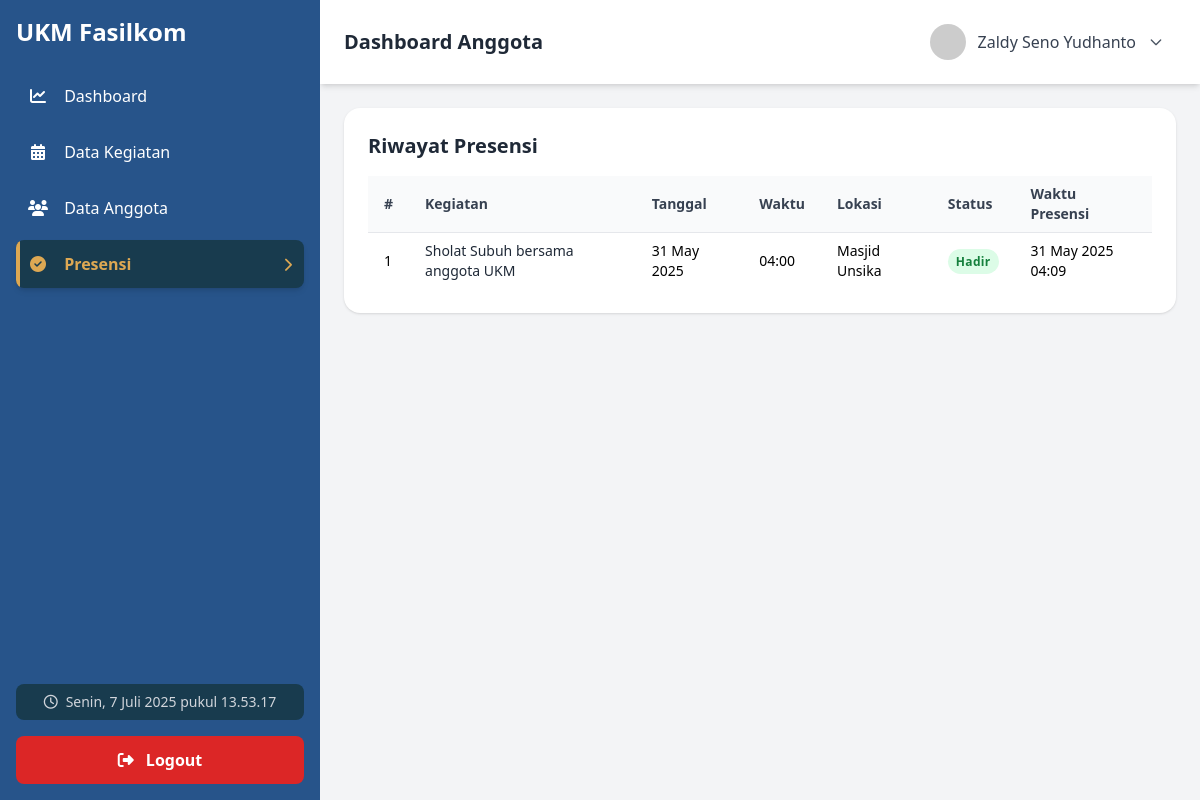
Page /Anggota/presensi/data-presensi.php (signed in) on the committed database.
### tables this page shows
CREATE TABLE `pendaftaran` (
  `id_pendaftaran` int(11) NOT NULL,
  `id_user` int(11) NOT NULL,
  `nama` varchar(100) NOT NULL,
  `npm` varchar(20) NOT NULL,
  `email` varchar(100) NOT NULL,
  `prodi` varchar(100) NOT NULL,
  `angkatan` year(4) NOT NULL,
  `jabatan` varchar(50) DEFAULT 'Anggota',
  `bio` text DEFAULT NULL,
  `tanggal_daftar` datetime DEFAULT current_timestamp(),
  `status` enum('pending','diterima','ditolak') DEFAULT 'pending',
  `bukti_npm` varchar(255) DEFAULT NULL
);

CREATE TABLE `presensi` (
  `id_presensi` int(11) NOT NULL,
  `id_kegiatan` int(11) NOT NULL,
  `id_anggota` int(11) NOT NULL,
  `presensi` enum('Hadir','Izin','Tidak Hadir') DEFAULT NULL,
  `waktu_presensi` datetime DEFAULT NULL
);

CREATE TABLE `kegiatan` (
  `id_kegiatan` int(11) NOT NULL,
  `judul_kegiatan` varchar(100) NOT NULL,
  `tanggal_kegiatan` date NOT NULL,
  `waktu_kegiatan` time NOT NULL,
  `lokasi` varchar(150) DEFAULT NULL,
  `deskripsi` text DEFAULT NULL,
  `status` enum('Terjadwal','Berlangsung','Selesai','Dibatalkan') DEFAULT 'Terjadwal',
  `dibuat_oleh` varchar(100) DEFAULT NULL,
  `created_at` timestamp NOT NULL DEFAULT current_timestamp()
);

### Anggota/presensi/data-presensi.php (the view, shortened to what this page needs)
<?php
include '../koneksi.php';
$id_user = $_SESSION['id_user'];
function getIdAnggota($koneksi, $id_user) {
    $sql_pendaftaran = "SELECT id_pendaftaran FROM pendaftaran WHERE id_user = $id_user LIMIT 1";
    $result_pendaftaran = mysqli_query($koneksi, $sql_pendaftaran);
    if ($result_pendaftaran && mysqli_num_rows($result_pendaftaran) > 0) {
        $row_pendaftaran = mysqli_fetch_assoc($result_pendaftaran);
        $id_pendaftaran = $row_pendaftaran['id_pendaftaran'];
        $sql_anggota = "SELECT id_anggota FROM anggota WHERE id_pendaftaran = $id_pendaftaran LIMIT 1";
        $result_anggota = mysqli_query($koneksi, $sql_anggota);
        if ($result_anggota && mysqli_num_rows($result_anggota) > 0) {
            $row_anggota = mysqli_fetch_assoc($result_anggota);
            return $row_anggota['id_anggota'];
        }
    }
    return null;
}
$id_anggota = getIdAnggota($koneksi, $id_user);
$sql_riwayat = "
    SELECT
        k.judul_kegiatan,
        k.tanggal_kegiatan,
        k.waktu_kegiatan,
        k.lokasi,
        p.presensi,
        p.waktu_presensi
    FROM presensi p
    JOIN kegiatan k ON p.id_kegiatan = k.id_kegiatan
    WHERE p.id_anggota = $id_anggota
    ORDER BY p.waktu_presensi DESC
";
$result_riwayat = mysqli_query($koneksi, $sql_riwayat);
?>
<!DOCTYPE html>
<html lang="en">
<head>
    <script src="https://cdn.tailwindcss.com"></script>
</head>
<body class="bg-gray-100 font-sans">
    <div class="flex h-screen">
        <?php include '../sidebar.php'; ?>
        <div class="flex-1 flex flex-col sm:ml-0 md:ml-80 lg:ml-80 xl:ml-80">
            <?php include '../navbar.php'; ?>
            <section class="p-6">
                <div class="p-6 bg-white rounded-2xl shadow">
                    <h2 class="text-xl font-bold mb-4 text-gray-800">Riwayat Presensi</h2>
                    <?php if (mysqli_num_rows($result_riwayat) > 0): ?>
                    <div class="overflow-x-auto">
                        <table class="min-w-full divide-y divide-gray-200 text-sm">
                            <thead class="bg-gray-50 text-gray-700 text-left font-semibold">
                                <tr>
                                    <th class="px-4 py-2">#</th>
                                    <th class="px-4 py-2">Kegiatan</th>
                                    <th class="px-4 py-2">Tanggal</th>
                                    <th class="px-4 py-2">Waktu</th>
                                    <th class="px-4 py-2">Lokasi</th>
                                    <th class="px-4 py-2">Status</th>
                                    <th class="px-4 py-2">Waktu Presensi</th>
                                </tr>
                            </thead>
                            <tbody class="divide-y divide-gray-100">
                                <?php $no = 1; ?>
                                <?php while ($row = mysqli_fetch_assoc($result_riwayat)): ?>
                                    <tr class="hover:bg-gray-50 transition-all duration-200">
                                        <td class="px-4 py-2"><?= $no++ ?></td>
                                        <td class="px-4 py-2 font-medium text-gray-800"><?= htmlspecialchars($row['judul_kegiatan']) ?></td>
                                        <td class="px-4 py-2"><?= date('d M Y', strtotime($row['tanggal_kegiatan'])) ?></td>
                                        <td class="px-4 py-2"><?= date('H:i', strtotime($row['waktu_kegiatan'])) ?></td>
                                        <td class="px-4 py-2"><?= htmlspecialchars($row['lokasi']) ?></td>
                                        <td class="px-4 py-2">
                                            <span class="px-2 py-1 rounded-full text-xs font-bold tracking-wide
                                                <?= $row['presensi'] == 'Hadir' ? 'bg-green-100 text-green-700' :
                                                    ($row['presensi'] == 'Izin' ? 'bg-yellow-100 text-yellow-700' : 'bg-red-100 text-red-700') ?>">
                                                <?= htmlspecialchars($row['presensi']) ?>
                                            </span>
                                        </td>
                                        <td class="px-4 py-2"><?= date('d M Y H:i', strtotime($row['waktu_presensi'])) ?></td>
                                    </tr>
                                <?php endwhile; ?>
                            </tbody>
                        </table>
                    </div>
                    <?php else: ?>
                        <div class="bg-yellow-50 text-yellow-800 p-4 rounded mt-4 border border-yellow-200">
                            <p class="text-sm">Belum ada riwayat presensi yang tercatat.</p>
                        </div>
                    <?php endif; ?>
                </div>
            </section>
        </div>
    </div>
</body>
</html>

### Anggota/navbar.php (shortened to what this page needs)
<?php
$user_name = 'User';
if (isset($_SESSION['id_user'])) {
    $id_user = $_SESSION['id_user'];
    $query = "SELECT nama, npm, prodi, email FROM pendaftaran WHERE id_user = ?";
    $stmt = mysqli_prepare($koneksi, $query);
    if ($stmt) {
        mysqli_stmt_bind_param($stmt, "i", $id_user);
        mysqli_stmt_execute($stmt);
        $result = mysqli_stmt_get_result($stmt);
        if (mysqli_num_rows($result) > 0) {
            $userData = mysqli_fetch_assoc($result);
            $user_name = $userData['nama'] ?? 'Admin';
        } else {
            $user_name = $_SESSION['username'] ?? 'Admin';
        }
    }
} else {
    $loginPath = getCorrectPath('login.php');
    header("Location: " . $loginPath);
    exit();
}
?>
<nav class="bg-white shadow-md px-6 py-4 flex items-center justify-between sticky top-0 z-40 mt-16 sm:mt-16 md:mt-0 lg:mt-0">
    <h2 class="text-xl font-semibold text-gray-800">Dashboard Anggota</h2>
    <div class="relative">
        <button onclick="toggleDropdown()" id="dropdownButton" class="flex items-center space-x-3 focus:outline-none hover:bg-gray-100 px-3 py-2 rounded transition">
            <img src="https://ui-avatars.com/api/?name=<?= urlencode($user_name) ?>&background=27548A&color=fff" class="w-9 h-9 rounded-full" alt="User Photo">
            <span class="text-gray-700 font-medium hidden sm:inline"><?= htmlspecialchars($user_name) ?></span>
            <svg id="dropdownIcon" class="w-4 h-4 text-gray-600 transition-transform duration-200" fill="none" stroke="currentColor" viewBox="0 0 24 24">
                <path stroke-linecap="round" stroke-linejoin="round" stroke-width="2" d="M19 9l-7 7-7-7" />
            </svg>
        </button>
    </div>
</nav>

### Anggota/navbar.php (style rules this page uses)
#dropdownIcon { transition: transform 0.2s ease; }

### rows in the picture
pendaftaran: nama "Zaldy Seno Yudhanto"
presensi: id_kegiatan.judul_kegiatan "Sholat Subuh bersama anggota UKM", id_kegiatan.tanggal_kegiatan "31 May 2025", id_kegiatan.waktu_kegiatan "04:00", id_kegiatan.lokasi "Masjid Unsika", presensi "Hadir", waktu_presensi "31 May 2025 04:09"

### other values in the picture
$item['title'] "Dashboard"
$item['title'] "Data Kegiatan"
$item['title'] "Data Anggota"
$item['title'] "Presensi"
